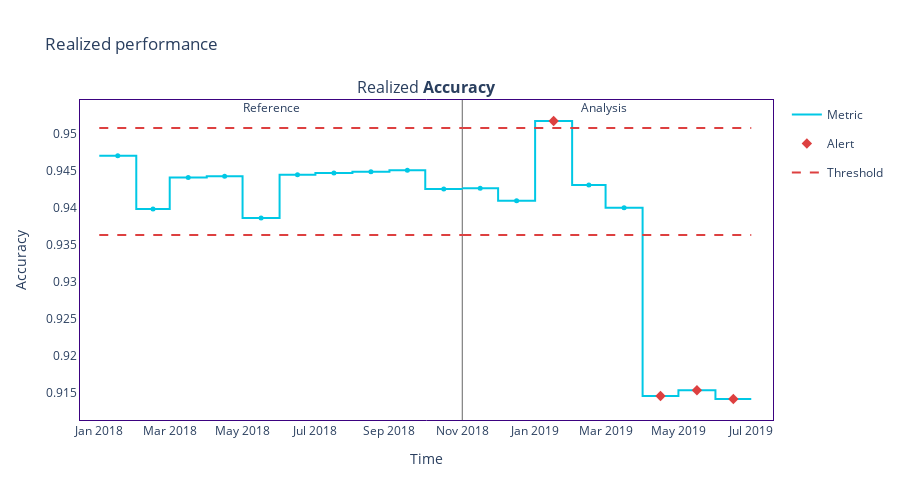

Here is the notebook cell this chart was saved with:
### Code cell
# Calculate the realized performance
calculator = nml.PerformanceCalculator(
    y_true="is_fraud",
    y_pred="predicted_fraud",
    y_pred_proba="predicted_fraud_proba",
    timestamp_column_name="timestamp",
    metrics=["accuracy"],
    chunk_period="m",
    problem_type="classification_binary",
)
calculator = calculator.fit(reference)
calc_results = calculator.calculate(analysis)
b = calc_results.plot()
b.show()

### Figure 1 — Plotly figure (JSON) as saved in the notebook; plotly's stock layout.template omitted (floating-point values rounded to 4 significant figures)
{"data": [{"hoverinfo": "skip", "legendgroup": "metric_reference", "line": {"color": "#00c8e5", "shape": "hv", "width": 2}, "mode": "lines", "name": "Metric", "showlegend": true, "x": ["2018-01-01T00:00:00", "2018-02-01T00:00:00", "2018-03-01T00:00:00", "2018-04-01T00:00:00", "2018-05-01T00:00:00", "2018-06-01T00:00:00", "2018-07-01T00:00:00", "2018-08-01T00:00:00", "2018-09-01T00:00:00", "2018-10-01T00:00:00", "2018-10-31T23:59:59.999999"], "y": [0.9471, 0.9399, 0.9441, 0.9443, 0.9387, 0.9445, 0.9447, 0.9449, 0.9451, 0.9426, 0.9426], "type": "scatter", "xaxis": "x", "yaxis": "y"}, {"customdata": [["Realized <b>Accuracy</b>", "<b style=\"color:#00c8e5;line-height:60px\">Reference</b>", "", "2018-01", "From <b>Jan-01-2018</b> to <b>Jan-31-2018</b>", 0.9471, 0.0097], ["Realized <b>Accuracy</b>", "<b style=\"color:#00c8e5;line-height:60px\">Reference</b>", "", "2018-02", "From <b>Feb-01-2018</b> to <b>Feb-28-2018</b>", 0.9399, 0.0102], ["Realized <b>Accuracy</b>", "<b style=\"color:#00c8e5;line-height:60px\">Reference</b>", "", "2018-03", "From <b>Mar-01-2018</b> to <b>Mar-31-2018</b>", 0.9441, 0.0097], ["Realized <b>Accuracy</b>", "<b style=\"color:#00c8e5;line-height:60px\">Reference</b>", "", "2018-04", "From <b>Apr-01-2018</b> to <b>Apr-30-2018</b>", 0.9443, 0.0098], ["Realized <b>Accuracy</b>", "<b style=\"color:#00c8e5;line-height:60px\">Reference</b>", "", "2018-05", "From <b>May-01-2018</b> to <b>May-31-2018</b>", 0.9387, 0.0097], ["Realized <b>Accuracy</b>", "<b style=\"color:#00c8e5;line-height:60px\">Reference</b>", "", "2018-06", "From <b>Jun-01-2018</b> to <b>Jun-30-2018</b>", 0.9445, 0.0098], ["Realized <b>Accuracy</b>", "<b style=\"color:#00c8e5;line-height:60px\">Reference</b>", "", "2018-07", "From <b>Jul-01-2018</b> to <b>Jul-31-2018</b>", 0.9447, 0.0097], ["Realized <b>Accuracy</b>", "<b style=\"color:#00c8e5;line-height:60px\">Reference</b>", "", "2018-08", "From <b>Aug-01-2018</b> to <b>Aug-31-2018</b>", 0.9449, 0.0097], ["Realized <b>Accuracy</b>", "<b style=\"color:#00c8e5;line-height:60px\">Reference</b>", "", "2018-09", "From <b>Sep-01-2018</b> to <b>Sep-30-2018</b>", 0.9451, 0.0098], ["Realized <b>Accuracy</b>", "<b style=\"color:#00c8e5;line-height:60px\">Reference</b>", "", "2018-10", "From <b>Oct-01-2018</b> to <b>Oct-31-2018</b>", 0.9426, 0.0097]], "hovertemplate": "%{customdata[1]} &nbsp; &nbsp; %{customdata[2]} <br />Chunk: <b>%{customdata[3]}</b> &nbsp; &nbsp; %{customdata[4]} <br />%{customdata[0]}: <b>%{customdata[5]}</b><br />Confidence band: +/- <b>%{customdata[6]}</b><br /><extra></extra>", "legendgroup": "metric_reference", "marker": {"color": "#00c8e5", "size": 5, "symbol": "circle"}, "mode": "markers", "name": "Metric", "showlegend": false, "x": ["2018-01-16T12:00:00", "2018-02-15T00:00:00", "2018-03-16T12:00:00", "2018-04-16T00:00:00", "2018-05-16T12:00:00", "2018-06-16T00:00:00", "2018-07-16T12:00:00", "2018-08-16T12:00:00", "2018-09-16T00:00:00", "2018-10-16T11:59:59.999999"], "y": [0.9471, 0.9399, 0.9441, 0.9443, 0.9387, 0.9445, 0.9447, 0.9449, 0.9451, 0.9426, 0.9426], "type": "scatter", "xaxis": "x", "yaxis": "y"}, {"hoverinfo": "skip", "legendgroup": "metric_analysis", "line": {"color": "#00c8e5", "shape": "hv", "width": 2}, "mode": "lines", "name": "Metric", "showlegend": false, "x": ["2018-11-01T00:00:00", "2018-12-01T00:00:00", "2019-01-01T00:00:00", "2019-02-01T00:00:00", "2019-03-01T00:00:00", "2019-04-01T00:00:00", "2019-05-01T00:00:00", "2019-06-01T00:00:00", "2019-06-30T23:59:59.999999"], "y": [0.9427, 0.941, 0.9518, 0.9431, 0.94, 0.9146, 0.9154, 0.9142, 0.9142], "type": "scatter", "xaxis": "x", "yaxis": "y"}, {"customdata": [["Realized <b>Accuracy</b>", "<b style=\"color:#3b0280;line-height:60px\">Analysis</b>", "", "2018-11", "From <b>Nov-01-2018</b> to <b>Nov-30-2018</b>", 0.9427, 0.0098], ["Realized <b>Accuracy</b>", "<b style=\"color:#3b0280;line-height:60px\">Analysis</b>", "", "2018-12", "From <b>Dec-01-2018</b> to <b>Dec-31-2018</b>", 0.941, 0.0097], ["Realized <b>Accuracy</b>", "<b style=\"color:#3b0280;line-height:60px\">Analysis</b>", "<span style=\"color:#AD0000\">⚠ <b>Drift detected</b></span>", "2019-01", "From <b>Jan-01-2019</b> to <b>Jan-31-2019</b>", 0.9518, 0.0097], ["Realized <b>Accuracy</b>", "<b style=\"color:#3b0280;line-height:60px\">Analysis</b>", "", "2019-02", "From <b>Feb-01-2019</b> to <b>Feb-28-2019</b>", 0.9431, 0.0102], ["Realized <b>Accuracy</b>", "<b style=\"color:#3b0280;line-height:60px\">Analysis</b>", "", "2019-03", "From <b>Mar-01-2019</b> to <b>Mar-31-2019</b>", 0.94, 0.0097], ["Realized <b>Accuracy</b>", "<b style=\"color:#3b0280;line-height:60px\">Analysis</b>", "<span style=\"color:#AD0000\">⚠ <b>Drift detected</b></span>", "2019-04", "From <b>Apr-01-2019</b> to <b>Apr-30-2019</b>", 0.9146, 0.0098], ["Realized <b>Accuracy</b>", "<b style=\"color:#3b0280;line-height:60px\">Analysis</b>", "<span style=\"color:#AD0000\">⚠ <b>Drift detected</b></span>", "2019-05", "From <b>May-01-2019</b> to <b>May-31-2019</b>", 0.9154, 0.0097], ["Realized <b>Accuracy</b>", "<b style=\"color:#3b0280;line-height:60px\">Analysis</b>", "<span style=\"color:#AD0000\">⚠ <b>Drift detected</b></span>", "2019-06", "From <b>Jun-01-2019</b> to <b>Jun-30-2019</b>", 0.9142, 0.0098]], "hovertemplate": "%{customdata[1]} &nbsp; &nbsp; %{customdata[2]} <br />Chunk: <b>%{customdata[3]}</b> &nbsp; &nbsp; %{customdata[4]} <br />%{customdata[0]}: <b>%{customdata[5]}</b><br />Confidence band: +/- <b>%{customdata[6]}</b><br /><extra></extra>", "legendgroup": "metric_analysis", "marker": {"color": "#00c8e5", "size": 5, "symbol": "circle"}, "mode": "markers", "name": "Metric", "showlegend": false, "x": ["2018-11-16T00:00:00", "2018-12-16T12:00:00", "2019-01-16T12:00:00", "2019-02-15T00:00:00", "2019-03-16T12:00:00", "2019-04-16T00:00:00", "2019-05-16T12:00:00", "2019-06-15T23:59:59.999999"], "y": [0.9427, 0.941, 0.9518, 0.9431, 0.94, 0.9146, 0.9154, 0.9142, 0.9142], "type": "scatter", "xaxis": "x", "yaxis": "y"}, {"hoverinfo": "skip", "legendgroup": "alert", "marker": {"color": "#DD4040", "size": 8, "symbol": "diamond"}, "mode": "markers", "name": "Alert", "showlegend": true, "x": ["2019-01-16T12:00:00", "2019-04-16T00:00:00", "2019-05-16T12:00:00", "2019-06-15T23:59:59.999999"], "y": [0.9518, 0.9146, 0.9154, 0.9142], "type": "scatter", "xaxis": "x", "yaxis": "y"}, {"hoverinfo": "skip", "legendgroup": "thresh", "line": {"color": "#DD4040", "dash": "dash", "width": 2}, "mode": "lines", "name": "Threshold", "showlegend": true, "x": ["2018-01-01T00:00:00", "2018-02-01T00:00:00", "2018-03-01T00:00:00", "2018-04-01T00:00:00", "2018-05-01T00:00:00", "2018-06-01T00:00:00", "2018-07-01T00:00:00", "2018-08-01T00:00:00", "2018-09-01T00:00:00", "2018-10-01T00:00:00", "2018-10-31T23:59:59.999999"], "y": [0.9508, 0.9508, 0.9508, 0.9508, 0.9508, 0.9508, 0.9508, 0.9508, 0.9508, 0.9508, 0.9508], "type": "scatter", "xaxis": "x", "yaxis": "y"}, {"hoverinfo": "skip", "legendgroup": "thresh", "line": {"color": "#DD4040", "dash": "dash", "width": 2}, "mode": "lines", "name": "Threshold", "showlegend": false, "x": ["2018-01-01T00:00:00", "2018-02-01T00:00:00", "2018-03-01T00:00:00", "2018-04-01T00:00:00", "2018-05-01T00:00:00", "2018-06-01T00:00:00", "2018-07-01T00:00:00", "2018-08-01T00:00:00", "2018-09-01T00:00:00", "2018-10-01T00:00:00", "2018-10-31T23:59:59.999999"], "y": [0.9364, 0.9364, 0.9364, 0.9364, 0.9364, 0.9364, 0.9364, 0.9364, 0.9364, 0.9364, 0.9364], "type": "scatter", "xaxis": "x", "yaxis": "y"}, {"hoverinfo": "skip", "legendgroup": "thresh", "line": {"color": "#DD4040", "dash": "dash", "width": 2}, "mode": "lines", "name": "Threshold", "showlegend": false, "x": ["2018-11-01T00:00:00", "2018-12-01T00:00:00", "2019-01-01T00:00:00", "2019-02-01T00:00:00", "2019-03-01T00:00:00", "2019-04-01T00:00:00", "2019-05-01T00:00:00", "2019-06-01T00:00:00", "2019-06-30T23:59:59.999999"], "y": [0.9508, 0.9508, 0.9508, 0.9508, 0.9508, 0.9508, 0.9508, 0.9508, 0.9508], "type": "scatter", "xaxis": "x", "yaxis": "y"}, {"hoverinfo": "skip", "legendgroup": "thresh", "line": {"color": "#DD4040", "dash": "dash", "width": 2}, "mode": "lines", "name": "Threshold", "showlegend": false, "x": ["2018-11-01T00:00:00", "2018-12-01T00:00:00", "2019-01-01T00:00:00", "2019-02-01T00:00:00", "2019-03-01T00:00:00", "2019-04-01T00:00:00", "2019-05-01T00:00:00", "2019-06-01T00:00:00", "2019-06-30T23:59:59.999999"], "y": [0.9364, 0.9364, 0.9364, 0.9364, 0.9364, 0.9364, 0.9364, 0.9364, 0.9364], "type": "scatter", "xaxis": "x", "yaxis": "y"}], "layout": {"height": 500, "hoverlabel": {"bgcolor": "white", "font": {"size": 14}}, "legend": {"itemclick": false, "itemdoubleclick": false, "traceorder": "grouped"}, "paper_bgcolor": "rgba(255,255,255,1)", "plot_bgcolor": "rgba(255,255,255,1)", "title": {"text": "Realized performance"}, "xaxis": {"linecolor": "#3b0280", "mirror": true, "showgrid": false, "title": {"text": "Time"}, "zeroline": false, "anchor": "y", "domain": [0, 1], "matches": "x"}, "yaxis": {"linecolor": "#3b0280", "mirror": true, "showgrid": false, "title": {"text": "Accuracy"}, "zeroline": false, "anchor": "x", "domain": [0, 1]}, "annotations": [{"font": {"size": 16}, "showarrow": false, "text": "Realized <b>Accuracy</b>", "x": 0.5, "xanchor": "center", "xref": "paper", "y": 1, "yanchor": "bottom", "yref": "paper"}, {"showarrow": false, "text": "Reference", "x": "2018-05-17T00:00:00", "xref": "x", "xshift": 10, "y": 1.01, "yref": "y domain"}, {"showarrow": false, "text": "Analysis", "x": "2019-02-14T21:00:00", "xref": "x", "xshift": 15, "y": 1.01, "yref": "y domain"}], "shapes": [{"layer": "below", "line": {"color": "#666666", "width": 1}, "type": "line", "x0": "2018-11-01T00:00:00", "x1": "2018-11-01T00:00:00", "xref": "x", "y0": 0, "y1": 1, "yref": "y domain"}]}}
